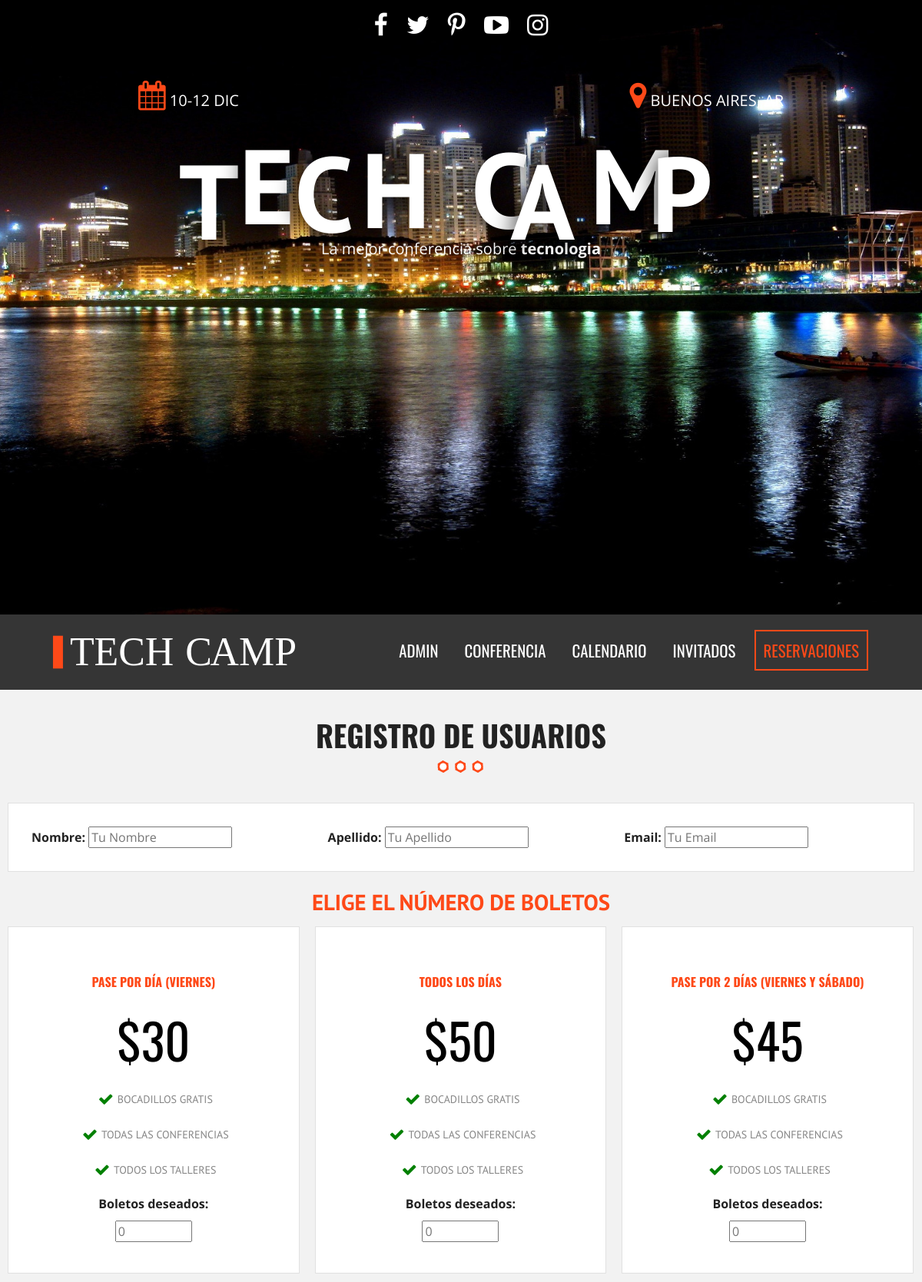
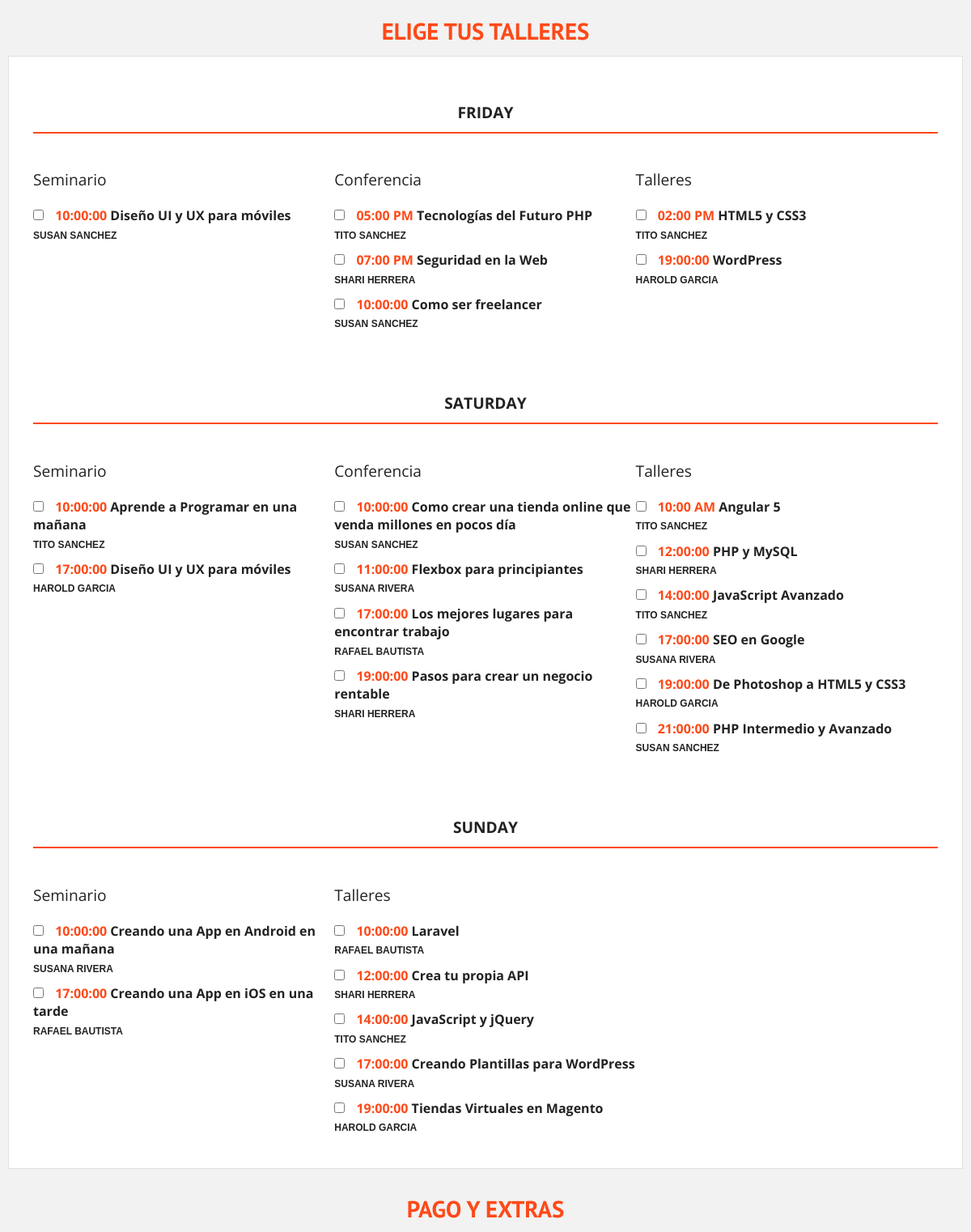
Page /registro.php (upper part) on the committed database (2 pictures, top to bottom).
### tables this page shows
CREATE TABLE `eventos` (
  `evento_id` tinyint(10) NOT NULL AUTO_INCREMENT,
  `nombre_evento` varchar(60) NOT NULL,
  `fecha_evento` date NOT NULL,
  `hora_evento` varchar(10) NOT NULL,
  `id_cat_evento` tinyint(10) NOT NULL,
  `id_inv` tinyint(4) NOT NULL,
  `clave` varchar(10) NOT NULL,
  PRIMARY KEY (`evento_id`),
  KEY `id_cat_evento` (`id_cat_evento`),
  KEY `id_inv` (`id_inv`),
  CONSTRAINT `eventos_ibfk_1` FOREIGN KEY (`id_cat_evento`) REFERENCES `categoria_evento` (`id_categoria`),
  CONSTRAINT `eventos_ibfk_2` FOREIGN KEY (`id_inv`) REFERENCES `invitados` (`invitado_id`)
);

CREATE TABLE `invitados` (
  `invitado_id` tinyint(4) NOT NULL AUTO_INCREMENT,
  `nombre_invitado` varchar(30) NOT NULL,
  `apellido_invitado` varchar(30) NOT NULL,
  `descripcion` text NOT NULL,
  `url_imagen` varchar(50) NOT NULL,
  `editado` datetime NOT NULL,
  PRIMARY KEY (`invitado_id`)
);

### registro.php (the view, shortened to what this page needs)
<?php include_once 'includes/templates/header.php'; ?>
      <sectiysql
      on class="seccion contenedor">
          <h2>Registro de Usuarios</h2>
          <form id="registro" class="registro" action="pagar.php" method="post">
              <div id="datos_usuario" class="registro caja clearfix">
                  <div class="campo">
                      <label for="nombre">Nombre:</label>
                      <input type="text" id="nombre" name="nombre" placeholder="Tu Nombre">
                  </div>
                  <div class="campo">
                      <label for="apellido">Apellido:</label>
                      <input type="text" id="apellido" name="apellido" placeholder="Tu Apellido">
                  </div>
                  <div class="campo">
                      <label for="email">Email:</label>
                      <input type="email" id="email" name="email" placeholder="Tu Email">
                  </div>
              </div>
              <div id="paquetes" class="paquetes">
                <h3>Elige el número de boletos</h3>
                <ul class="lista-precios clearfix">
                    <li>
                          <div class="tabla-precio">
                              <h3>Pase por día (viernes)</h3>
                              <p class="numero">$30</p>
                              <ul>
                                <li>Bocadillos Gratis</li>
                                <li>Todas las conferencias</li>
                                <li>Todos los talleres</li>
                              </ul>
                              <div class="orden">
                                  <label for="pase_dia">Boletos deseados:</label>
                                  <input type="number" min="0" id="pase_dia" size="3" name="boletos[un_dia][cantidad]" placeholder="0">
                              </div>
                          </div>
                    </li>
                    <li>
                          <div class="tabla-precio">
                              <h3>Todos los días</h3>
                              <p class="numero">$50</p>
                              <ul>
                                <li>Bocadillos Gratis</li>
                                <li>Todas las conferencias</li>
                                <li>Todos los talleres</li>
                              </ul>
                              <div class="orden">
                                  <label for="pase_completo">Boletos deseados:</label>
                                  <input type="number" min="0" id="pase_completo" size="3" name="boletos[completo][cantidad]" placeholder="0">
                              </div>
                          </div>
                    </li>
                    <li>
                          <div class="tabla-precio">
                              <h3>Pase por 2 días (viernes y sábado)</h3>
                              <p class="numero">$45</p>
                              <ul>
                                <li>Bocadillos Gratis</li>
                                <li>Todas las conferencias</li>
                                <li>Todos los talleres</li>
                              </ul>
                              <div class="orden">
                                  <label for="pase_dosdias">Boletos deseados:</label>
                                  <input type="number" min="0" id="pase_dosdias" size="3" name="boletos[2dias][cantidad]" placeholder="0">
                              </div>
                          </div>
                    </li>
                </ul>
              </div>
              <div id="eventos" class="eventos clearfix">
                       <h3>Elige tus talleres</h3>
                       <div class="caja">
                              <?php
                                  try {
                                      require_once('includes/funciones/bd_conexion.php');
                                      $sql = "SELECT eventos.*, categoria_evento.cat_evento, invitados.nombre_invitado, invitados.apellido_invitado ";
                                      $sql .= " FROM eventos ";
                                      $sql .= " JOIN categoria_evento ";
                                      $sql .= " ON eventos.id_cat_evento = categoria_evento.id_categoria ";
                                      $sql .= " JOIN invitados ";
                                      $sql .= " ON eventos.id_inv = invitados.invitado_id ";
                                      $sql .= " ORDER BY eventos.fecha_evento, eventos.id_cat_evento, eventos.hora_evento ";
                                      $resultado = $conn->query($sql);
                                  } catch (Exception $e) {
                                      echo $e->getMessage();
                                  }
                                  $eventos_dias = array();
                                  while($eventos = $resultado->fetch_assoc()) {
                                      $fecha = $eventos['fecha_evento'];
                                      $dia_semana = strftime("%A", strtotime($fecha));
                                      $categoria = $eventos['cat_evento'];
                                      $dia = array(
                                          'nombre_evento' => $eventos['nombre_evento'],
                                          'hora' => $eventos['hora_evento'],
                                          'id' => $eventos['evento_id'],
                                          'nombre_invitado' => $eventos['nombre_invitado'],
                                          'apellido_invitado' => $eventos['apellido_invitado']
                                      );
                                      $eventos_dias[$dia_semana]['eventos'][$categoria][] = $dia;
                                  }
                              ?>
                              <?php foreach($eventos_dias as $dia => $eventos) { ?>
                                 <div id="<?php echo str_replace('á', 'a', $dia); ?>" class="contenido-dia clearfix">
                                    <h4 class="text-center nombre_dia"><?php echo $dia; ?></h4>
                                     <?php foreach($eventos['eventos'] as $tipo => $evento_dia){ ?>
                                         <div>
                                               <p><?php echo $tipo; ?></p>
                                               <?php foreach($evento_dia as $evento) { ?>
                                                 <label>
                                                      <input type="checkbox" name="registro[]" id="<?php echo $evento['id']; ?>" value="<?php echo $evento['id']; ?>">
                                                      <time><?php echo $evento['hora']; ?></time> <?php echo $evento['nombre_evento']; ?>
                                                      <br>
                                                      <span class="autor"><?php echo $evento['nombre_invitado'] . " "  . $evento['apellido_invitado']; ?></span>
                                                 </label>
                                              <?php }  ?>
                                         </div>
                                     <?php } ?>
                                 </div>
                             <?php  } ?>
                         </div>
                   </div>
                   <div id="resumen" class="resumen">
                      <h3>Pago y Extras</h3>
                   </div>
          </form>
  <?php include_once 'includes/templates/footer.php'; ?>

### css/main.css (style rules this page uses)
html { color: #222; font-size: 1em; line-height: 1.4; }
html { box-sizing: border-box; }
*,*:before,*:after { box-sizing: inherit; }
body { background-color: #f2f2f2; font-family: 'Open Sans', sans-serif; }
.contenedor { width: 98%; margin:0 auto; }
@media only screen and (min-width:480px) { .contenedor { width: 95%; } }
@media only screen and (min-width:768px) { .contenedor { width: 90%; } }
@media only screen and (min-width:992px) { .contenedor { width: 90%; max-width: 1100px; } }
.seccion { padding: 30px 0; }
.seccion p { font-size: 1.2em; text-align: center; }
h2 { font-family: 'Oswald', sans-serif; font-size: 2.4em; text-transform: uppercase; text-align: center; }
h2::after { content: ''; margin: 0 auto; background-image: url(../img/separador.png); height: 30px; width: 100px; display: block; }
h3 { font-size: 1.8em; color: #fe4918; font-family: 'PT Sans', sans-serif; margin: 0; }
ul { list-style: none; margin:0; padding: 0; }
p.numero { color: #fe4918; font-size: 4em; display: block; margin: 0 0 10px 0; font-family: 'Oswald', sans-serif; }
ul.lista-precios > li { padding: 10px; }
@media only screen and (min-width:768px) { ul.lista-precios > li { float: left; width: 33.3%; } }
div.tabla-precio { border: 1px solid #e1e1e1; background-color: #ffffff; padding: 40px 0; text-align: center; transition: all .3s ease; }
div.tabla-precio ul li { font-family: 'PT Sans', sans-serif; font-size: 14px; margin-bottom: 20px; text-transform: uppercase; color: #868686; line-height: 26px; }
div.tabla-precio ul li:before { font-family: 'FontAwesome'; display: inline-block; vertical-align: top; padding: 0 5px; font-size: 20px; color: green; -webkit-font-smoothing: antialiased; content: '\f00c'; }
div.tabla-precio h3 { font-family: 'Oswald', sans-serif; font-size:16px; text-transform: uppercase; }
div.tabla-precio p.numero { color: #000000; margin: 20px 0; }
form.registro h3 { text-align: center; text-transform: uppercase; margin: 20px 0 0 0; }
form.registro label { margin-bottom: 5px; font-weight: bold; }
h4 { text-align: center; text-transform: uppercase; border-bottom: 2px solid #fe4918; padding-bottom: 10px; font-size: 1.2em; }
div.caja { background-color: white; border: 1px solid #e1e1e1; padding: 10px; margin: 10px; }
div.campo { padding: 20px; }
@media only screen and (min-width:768px) { div.campo { float: left; width: 33.3%; } }
div.paquetes .tabla-precio input { clear: both; width: 100px; margin: 10px auto 0 auto; display: block; }
.contenido-dia { padding: 20px; }
@media only screen and (min-width:768px) { .contenido-dia > div { float:left; width: 33.3%; } }
.contenido-dia > div p { text-align: left; }
.contenido-dia > div label { display: block; margin-bottom: 10px; }
.contenido-dia > div input { margin-right: 10px; }
.contenido-dia > div label time { color: #fe4918; font-weight: bold; }
.contenido-dia .autor { font-weight: bold; font-family: arial,helvetica; text-transform: uppercase; font-size: 12px; }
.clearfix:before, .clearfix:after { content: " "; display: table; }
.clearfix:after { clear: both; }

### rows in the picture
eventos: hora_evento "10:00:00", nombre_evento "Diseño UI y UX para móviles", id_inv.nombre_invitado "SUSAN", id_inv.apellido_invitado "SANCHEZ"
eventos: hora_evento "05:00 PM", nombre_evento "Tecnologías del Futuro PHP", id_inv.nombre_invitado "TITO", id_inv.apellido_invitado "SANCHEZ"
eventos: hora_evento "07:00 PM", nombre_evento "Seguridad en la Web", id_inv.nombre_invitado "SHARI", id_inv.apellido_invitado "HERRERA"
eventos: hora_evento "10:00:00", nombre_evento "Como ser freelancer", id_inv.nombre_invitado "SUSAN", id_inv.apellido_invitado "SANCHEZ"
eventos: hora_evento "02:00 PM", nombre_evento "HTML5 y CSS3", id_inv.nombre_invitado "TITO", id_inv.apellido_invitado "SANCHEZ"
eventos: hora_evento "19:00:00", nombre_evento "WordPress", id_inv.nombre_invitado "HAROLD", id_inv.apellido_invitado "GARCIA"
eventos: hora_evento "10:00:00", nombre_evento "Aprende a Programar en una mañana", id_inv.nombre_invitado "TITO", id_inv.apellido_invitado "SANCHEZ"
eventos: hora_evento "17:00:00", nombre_evento "Diseño UI y UX para móviles", id_inv.nombre_invitado "HAROLD", id_inv.apellido_invitado "GARCIA"
eventos: hora_evento "10:00:00", nombre_evento "Como crear una tienda online que venda millones en pocos día", id_inv.nombre_invitado "SUSAN", id_inv.apellido_invitado "SANCHEZ"
eventos: hora_evento "11:00:00", nombre_evento "Flexbox para principiantes", id_inv.nombre_invitado "SUSANA", id_inv.apellido_invitado "RIVERA"
eventos: hora_evento "17:00:00", nombre_evento "Los mejores lugares para encontrar trabajo", id_inv.nombre_invitado "RAFAEL", id_inv.apellido_invitado "BAUTISTA"
eventos: hora_evento "19:00:00", nombre_evento "Pasos para crear un negocio rentable", id_inv.nombre_invitado "SHARI", id_inv.apellido_invitado "HERRERA"
eventos: hora_evento "10:00 AM", nombre_evento "Angular 5", id_inv.nombre_invitado "TITO", id_inv.apellido_invitado "SANCHEZ"
eventos: hora_evento "12:00:00", nombre_evento "PHP y MySQL", id_inv.nombre_invitado "SHARI", id_inv.apellido_invitado "HERRERA"
eventos: hora_evento "14:00:00", nombre_evento "JavaScript Avanzado", id_inv.nombre_invitado "TITO", id_inv.apellido_invitado "SANCHEZ"
eventos: hora_evento "17:00:00", nombre_evento "SEO en Google", id_inv.nombre_invitado "SUSANA", id_inv.apellido_invitado "RIVERA"
eventos: hora_evento "19:00:00", nombre_evento "De Photoshop a HTML5 y CSS3", id_inv.nombre_invitado "HAROLD", id_inv.apellido_invitado "GARCIA"
eventos: hora_evento "21:00:00", nombre_evento "PHP Intermedio y Avanzado", id_inv.nombre_invitado "SUSAN", id_inv.apellido_invitado "SANCHEZ"
eventos: hora_evento "10:00:00", nombre_evento "Creando una App en Android en una mañana", id_inv.nombre_invitado "SUSANA", id_inv.apellido_invitado "RIVERA"
eventos: hora_evento "17:00:00", nombre_evento "Creando una App en iOS en una tarde", id_inv.nombre_invitado "RAFAEL", id_inv.apellido_invitado "BAUTISTA"
eventos: hora_evento "10:00:00", nombre_evento "Laravel", id_inv.nombre_invitado "RAFAEL", id_inv.apellido_invitado "BAUTISTA"
eventos: hora_evento "12:00:00", nombre_evento "Crea tu propia API", id_inv.nombre_invitado "SHARI", id_inv.apellido_invitado "HERRERA"
eventos: hora_evento "14:00:00", nombre_evento "JavaScript y jQuery", id_inv.nombre_invitado "TITO", id_inv.apellido_invitado "SANCHEZ"
eventos: hora_evento "17:00:00", nombre_evento "Creando Plantillas para WordPress", id_inv.nombre_invitado "SUSANA", id_inv.apellido_invitado "RIVERA"
eventos: hora_evento "19:00:00", nombre_evento "Tiendas Virtuales en Magento", id_inv.nombre_invitado "HAROLD", id_inv.apellido_invitado "GARCIA"

### other values in the picture
$dia "FRIDAY"
$tipo "Seminario"
$tipo "Conferencia"
$tipo "Talleres"
$dia "SATURDAY"
$dia "SUNDAY"
